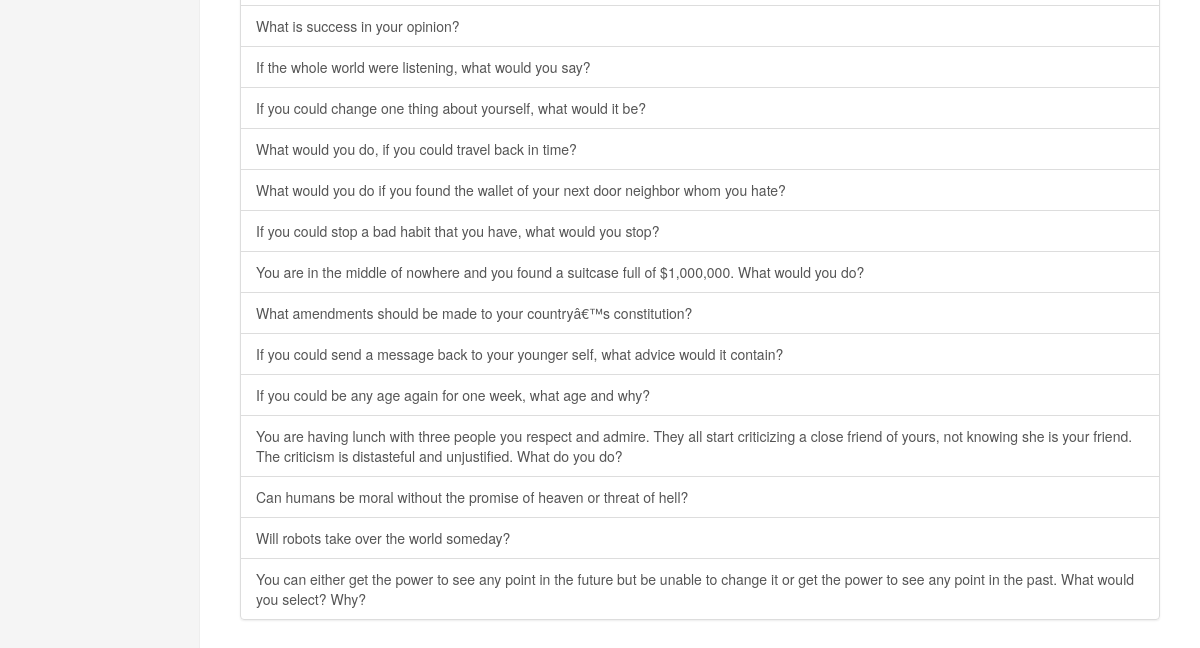
Page /?page=Search&q=Opinion (lower part) on the earlier database version.
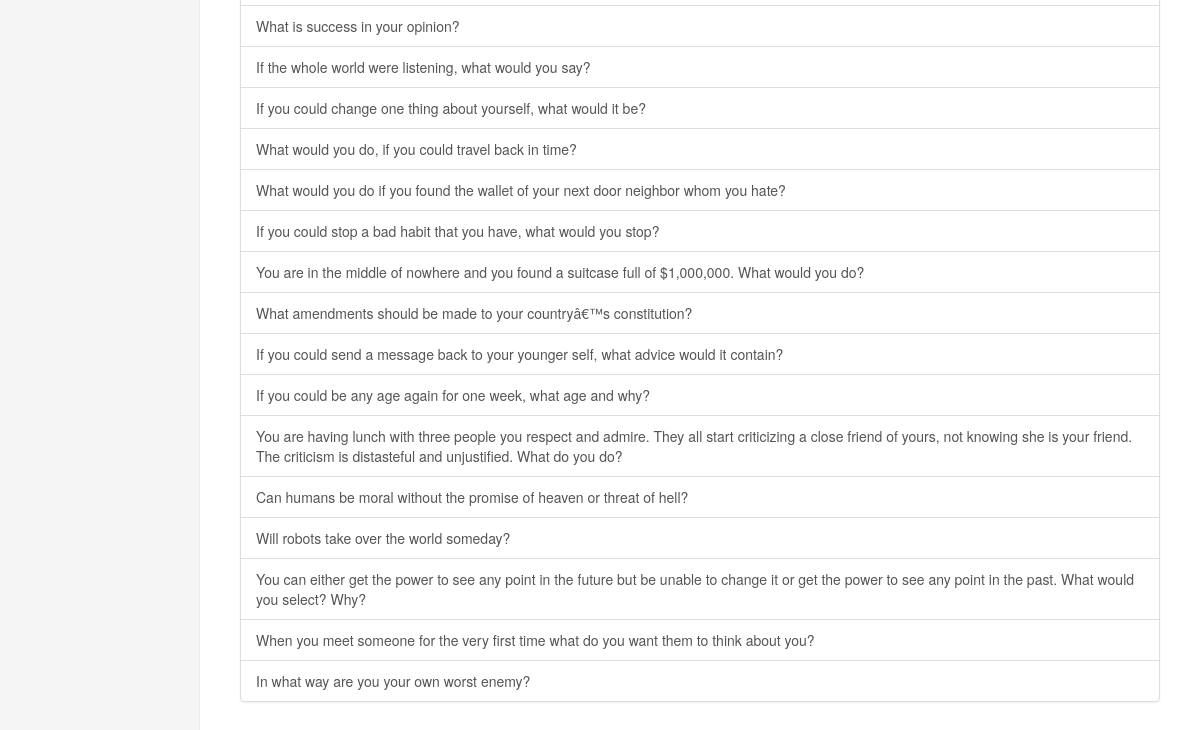
Same page on the later database version.
### tables this page shows
CREATE TABLE `tt_title` (
  `Index` int(11) NOT NULL AUTO_INCREMENT,
  `Topic` text NOT NULL,
  `Added by` int(11) NOT NULL,
  PRIMARY KEY (`Index`),
  CONSTRAINT `ttmm` FOREIGN KEY (`Index`) REFERENCES `tt_members` (`Index`) ON DELETE NO ACTION ON UPDATE NO ACTION
);

### index.php (the view, shortened to what this page needs)
<head>
    <link href="./bootstrap-3.1.1-dist/css/bootstrap.css" rel="stylesheet">
    <link href="./bootstrap-3.1.1-dist/css/dashboard.css" rel="stylesheet">
    <link href="./bootstrap-3.1.1-dist/css/bootstrap-theme.css" rel="stylesheet">
</head>
<body>
	<?php
			if (isset($_GET["page"]))
			{
				$page=$_GET["page"];
			}
	?>
	<div class="container-fluid">
      <div class="row">
        <div class="col-sm-3 col-md-2 sidebar">
        </div>
        <div class="col-sm-9 col-sm-offset-3 col-md-10 col-md-offset-2 main">
        <?php
			include('connectionData.php');
			$con=mysqli_connect($server, $user, $pass, $dbname, $port);
			if($page=='Login'){
				if(isset($_GET["Wrong"])){
					echo '<div class="alert alert-danger alert-dismissable">';
					echo '<button type="button" class="close" data-dismiss="alert" aria-hidden="true">&times;</button>';
					echo '<strong>Warning!</strong> Wrong email address or password!';
					echo '</div>';
				}
				echo '<div class="container"><form class="form-signin" role="form" action="." method="post">';
				echo '<h2 class="form-signin-heading">Please sign in</h2>';
				echo '<input type="hidden" class="form-control" value="CheckLogin" name="page">';
				if(!isset($_GET["Wrong"])){
					echo '<input type="hidden" class="form-control" value="'.$_SERVER['QUERY_STRING'].'" name="Redirect">';
				}
				echo '<input type="email" class="form-control" placeholder="Email address" name="email" ';
				if(isset($_GET["Wrong"])){
					echo 'value='.$_GET["email"];
				}
				else{
					echo 'value="cwilson@cs.uoregon.edu" ';
				}
				echo 'required autofocus>';
				echo '<input type="password" class="form-control" placeholder="Password" name="password" ';
				echo ' value="Chirs" ';
				echo ' required>';
				echo '<label class="checkbox">';
				echo '<input type="checkbox" value="remember-me"> Remember me';
				echo '</label>';
				echo '<button class="btn btn-lg btn-primary btn-block" type="submit">Sign in</button>';
				echo '</form></div>';
			}
			else if($page=='Search'){
				$sql="SELECT DISTINCT`tt_title`.`Topic`,`tt_title`.`Index` FROM tt_title JOIN(SELECT `tt_title_to_key`.`Title` FROM tt_title_to_key,tt_key WHERE `tt_title_to_key`.`Key` =`tt_key`.`Index`";
				if (isset($_GET["q"]))
				{
					$q=$_GET["q"];
					$sql=$sql."AND `tt_key`.`Key` = '".$q."'";
				}
				else{
					echo '<h3 class="sub-header">Listing All Topics</h3>';
				}
				$sql=$sql.") AS Sel ON `Sel`.`Title` =`tt_title`.`Index`";
				$result =mysqli_query($con,$sql);
				echo '<div class="list-group">';
				while($row = mysqli_fetch_array($result))
				{
					echo '<a href="?page=Show&id='.$row['Index'].'" class="list-group-item" style:width="100%">'.$row['Topic'].'</a>';
				}
				echo '</div>';
			}
		  ?>
        </div>
      </div>
    </div>
	<link rel="stylesheet" href="http://code.jquery.com/ui/1.10.2/themes/smoothness/jquery-ui.css" />
</body>

Differences in the rows shown:
now on this page (row edited): tt_title: Topic "When you meet someone for the very first time what do you want them to think about you?"
now on this page (row edited): tt_title: Topic "In what way are you your own worst enemy?"
